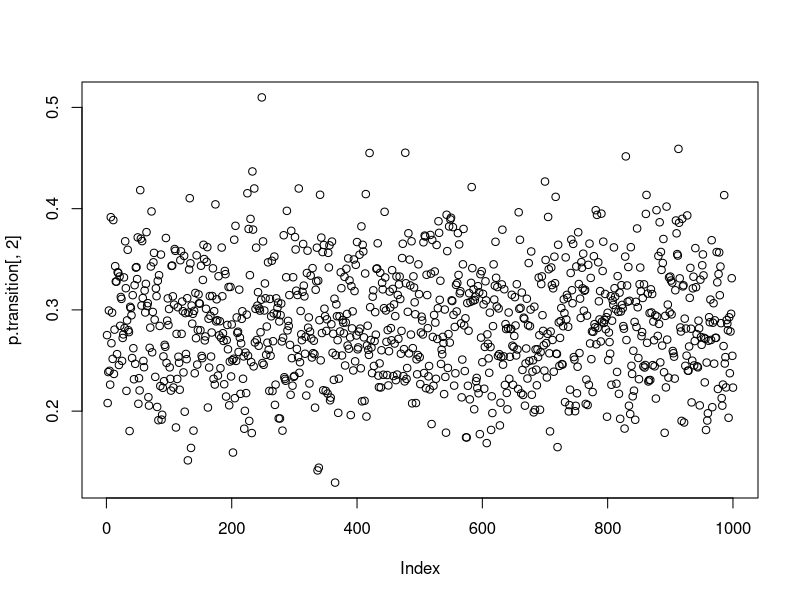
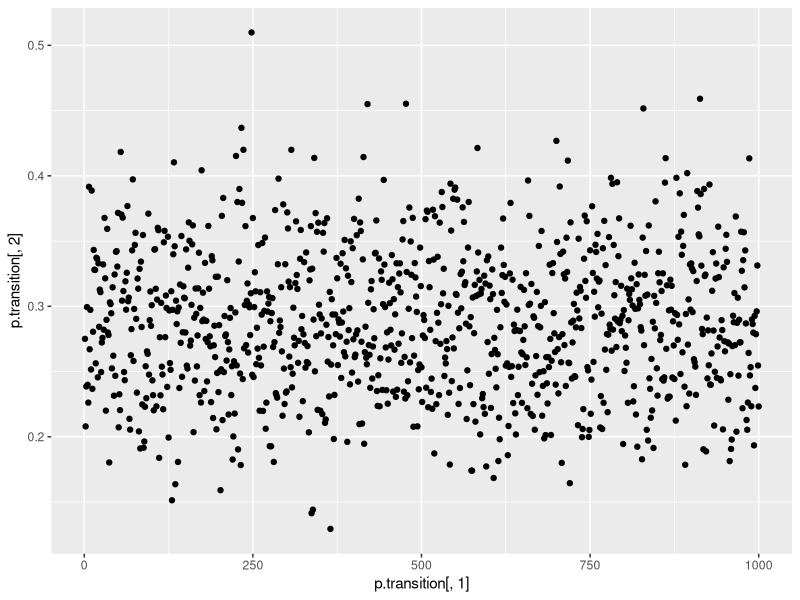
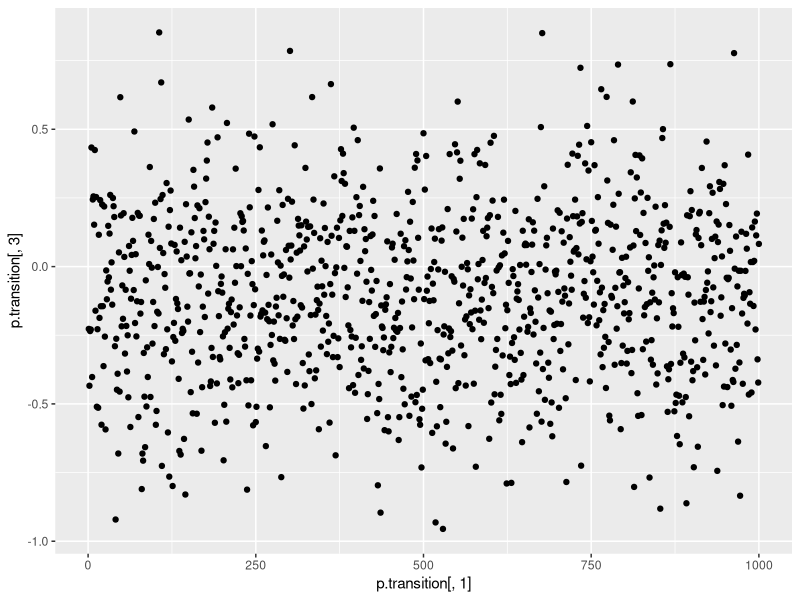
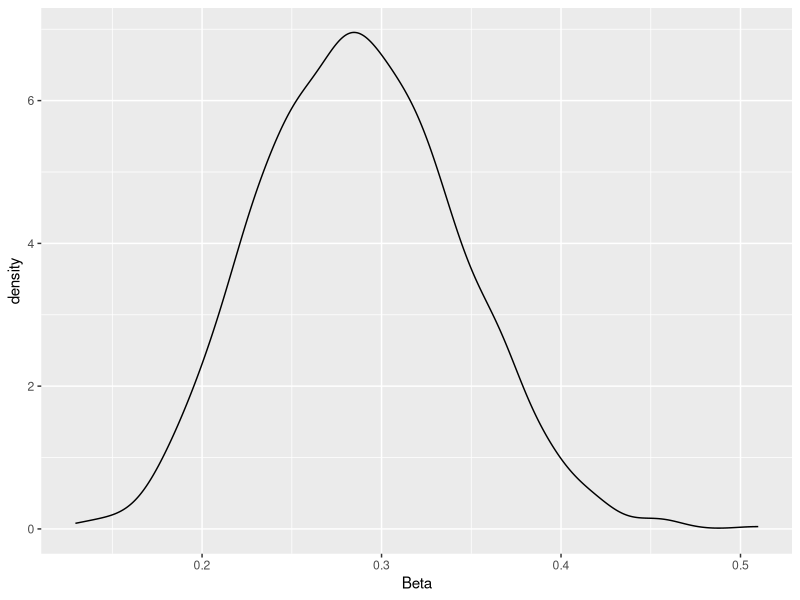
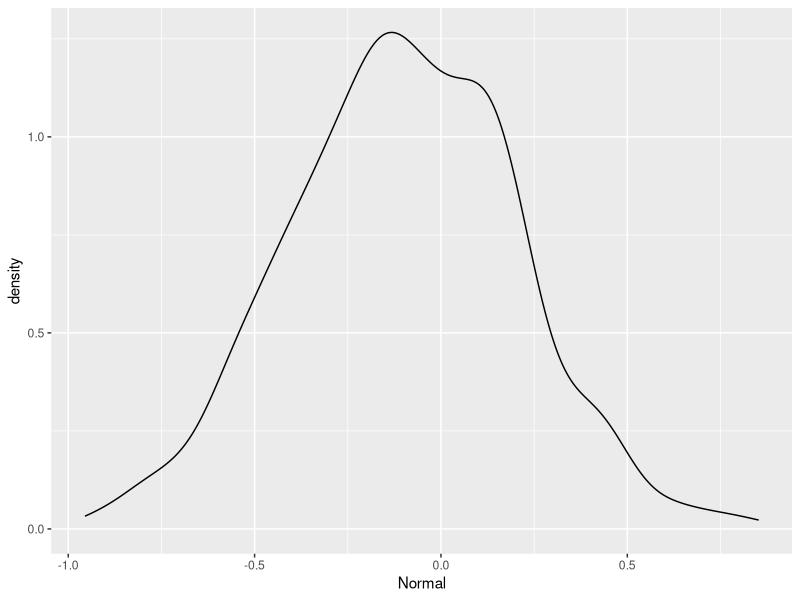

Source code (R) for these figures, in order:
#################
#  Uncertainty  #
#################

# Firstly let's define the number of simulations to run and the column names
n.PSA=1000
c.names<-c('ID', 'Beta','Normal')

# Now create some space to fill in the blanks
p.transition<-array(NA,dim=c(n.PSA,3),
                    dimnames=list(NULL,c.names))


# I want to make the first column the simulation numbers from 1:1000
p.transition[,1]<- 1:n.PSA

# I want to make the second column a random value from the beta distribution with parameters 1 and 2 as specified
p.transition[,2]<- rbeta(n.PSA, 20, 50)

# Is what we have done reasonable?
range(p.transition[,2])
mean(p.transition[,2])

# We could plot these random samples
plot(p.transition[,2])

# There are nicer ways to make graphs
library(ggplot2)

qplot(p.transition[,1],p.transition[,2], geom=c("point"))

# Let's do this for the normal distribution too and add into column 3
p.transition[,3]<- rnorm(n.PSA, -0.1,0.3)
qplot(p.transition[,1],p.transition[,3], geom=c("point"))


# To plot the density function, ggplot likes things as a data frame
data<-as.data.frame(p.transition)

# Look at the different shapes and the x axis values for the types of distributions
ggplot(data, aes(x = Beta)) +
  geom_density()

ggplot(data, aes(x = Normal)) +
  geom_density()



